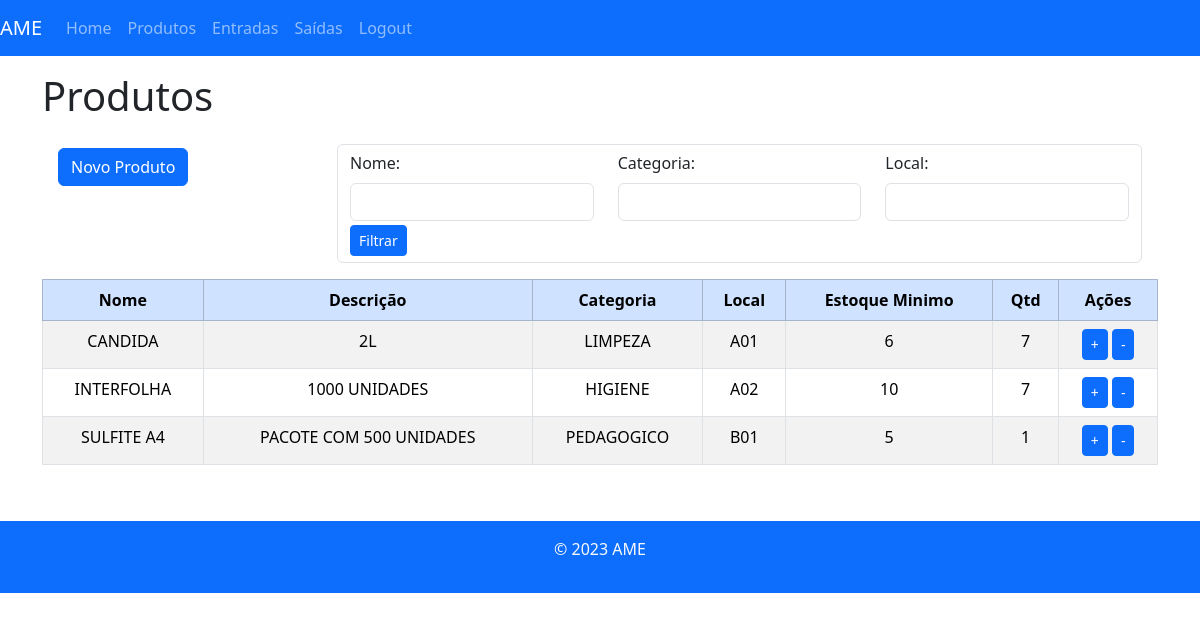
/produtos/ (signed in), run on an earlier commit of the app's database.
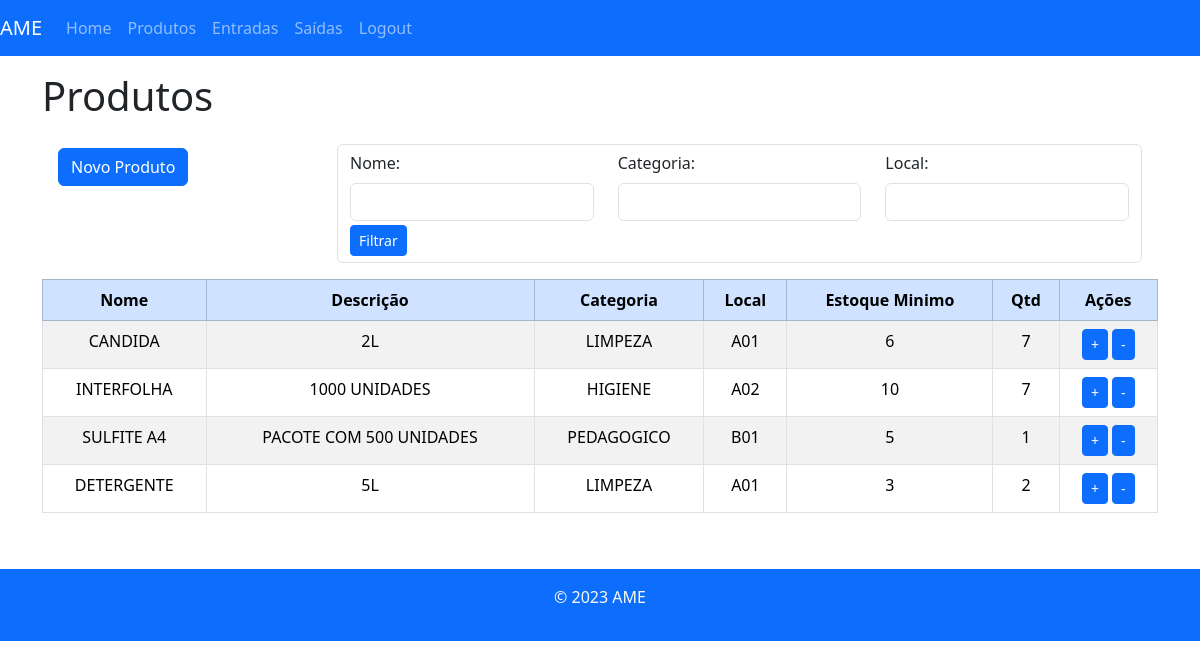
And on a later commit of the database.
### almoxarifado/models.py (models this page shows, shortened)
class Produto(models.Model):
    nome = models.CharField(max_length=255)
    descricao = models.TextField()
    quantidade = models.PositiveIntegerField()
    estoque_minimo = models.PositiveIntegerField()
    categoria = models.ForeignKey(Categoria, on_delete=models.CASCADE, default="")
    local = models.ForeignKey(LocalPrateleira, on_delete=models.CASCADE, default="")

class Categoria(models.Model):
    categoriaNome = models.CharField(max_length=64)
    def __str__(self):
        return self.categoriaNome

class LocalPrateleira(models.Model):
    localNome = models.CharField(max_length=64)
    def __str__(self):
        return self.localNome

### almoxarifado/views.py (the view)
# urls.py: path('produtos/', produtos_view, name='produtos'),
@login_required
def produtos_view(request):
    if request.method == 'POST':
        form = ProdutoForm(request.POST)
        if form.is_valid():
            form.save()
            messages.success(request, 'Produto salvo com sucesso!')
            return redirect('produtos')
    else:
        form = ProdutoForm()
    nome = request.GET.get('nome')
    categoria = request.GET.get('categoria')
    local = request.GET.get('local')
    produtos = Produto.objects.all()
    if nome:
        produtos = produtos.filter(nome__icontains=nome)
    if categoria:
        produtos = produtos.filter(categoria__categoriaNome__icontains=categoria)
    if local:
        produtos = produtos.filter(local__localNome__icontains=local)
    return render(request, 'produtos.html', {'produtos': produtos, 'form': form})

### almoxarifado/forms.py
class ProdutoForm(forms.ModelForm):
    class Meta:
        model = Produto
        fields = ['nome', 'descricao', 'categoria', 'local','quantidade', 'estoque_minimo']
        widgets = {
            'nome': forms.TextInput(attrs={'class': 'form-control', 'autocapitalize': 'characters'}),
            'descricao': forms.Textarea(attrs={'class': 'form-control', 'autocapitalize': 'characters'}),
            'categoria': forms.Select(attrs={'class': 'form-control'}),
            'local': forms.Select(attrs={'class': 'form-control'}),
            'quantidade': forms.NumberInput(attrs={'class': 'form-control'}),
            'estoque_minimo': forms.NumberInput(attrs={'class': 'form-control'}),
        }

### almoxarifado/templates/produtos.html (shortened to what this page needs)
{% extends 'base.html' %}
{% load django_bootstrap5 %}
{% block content %}
  <h1>Produtos</h1>
  <div class="container-fluid">
    <div class="row">
      <div class="col-3 text-white p-3">
        <button type="button" class="btn btn-primary mt-1" data-bs-toggle="modal" data-bs-target="#addProductModal">
          Novo Produto
        </button>
      </div>
      <div class="col-9 text-dark p-3">
        <form class="form-control">
          <div class="row">
            <div class="col-md-4">
              <div class="form-group">
                <label for="nome" class="form-label">Nome:</label>
                <input type="text" name="name" class="form-control">
              </div>
            </div>
            <div class="col-md-4">
              <div class="form-group">
                <label for="categoria" class="form-label">Categoria:</label>
                <input type="select" name="categoria" class="form-control">
              </div>
            </div>
            <div class="col-md-4">
              <div class="form-group">
                <label for="nome" class="form-label">Local:</label>
                <input type="text" name="local" class="form-control">
              </div>
            </div>
          </div>
          <button class="btn btn-primary btn-sm mt-1 " type="submit">Filtrar</button>
        </form>
      </div>
    </div>
  </div>
  <div class="table-responsive">
    <table class="table table-hover table-striped table-bordered ">
      <thead class="table-primary">
        <tr>
          <th>Nome</th>
          <th>Descrição</th>
          <th>Categoria</th>
          <th>Local</th>
          <th>Estoque Minimo</th>
          <th>Qtd</th>
          <th>Ações</th>
        </tr>
      </thead>
      <tbody>
        {% for produto in produtos %}
          <tr>
            <td>{{ produto.nome }}</td>
            <td>{{ produto.descricao }}</td>
            <td>{{ produto.categoria }}</td>
            <td>{{ produto.local }}</td>
            <td>{{ produto.estoque_minimo }}</td>
            <td>{{ produto.quantidade }}</td>
            <td>
              <a href="{% url 'add_entrada' %}?produto_id={{ produto.id }}&user_id={{ request.user.id }}" class="btn btn-primary btn-sm">+</a>
              <a href="{% url 'add_saida' %}?produto_id={{ produto.id }}&user_id={{ request.user.id }}" class="btn btn-primary btn-sm">-</a>
            </td>
          </tr>
        {% endfor %}
      </tbody>
    </table>
  </div>
  <br>
{% endblock %}

What changed in the data, as far as the page shows it:
added Produto: nome "DETERGENTE", descricao "5L", categoria "LIMPEZA", local "A01", estoque_minimo "3", quantidade "2"
